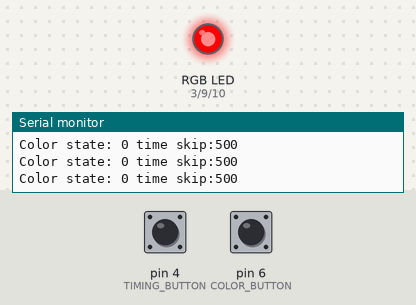
Simulated run of this sketch. Board: Arduino Uno, built with avr-gcc and run on an emulated ATmega328P. On the bench: an RGB LED mixed from three pins (HIGH = lit), the last lines printed to the serial monitor. Dashed ring = blinking. Inputs (shaded band) come from the test bench; at power-on: pin 6 (COLOR_BUTTON) LOW, pin 4 (TIMING_BUTTON) LOW.

Above: at 1.2 s.
1.3 s: pin 6 (COLOR_BUTTON) pulled HIGH for 0.15 s
At 2.0 s:
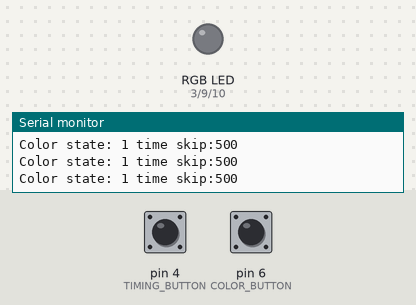
4.4 s: pin 6 (COLOR_BUTTON) pulled HIGH for 1 s
At 5.7 s:
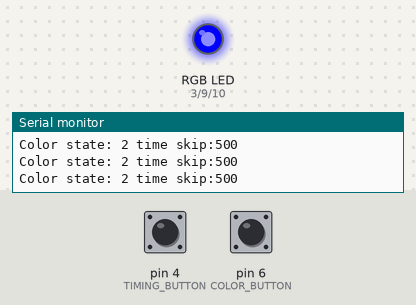
8.4 s: pin 6 (COLOR_BUTTON) pulled HIGH for 0.15 s
At 8.8 s:
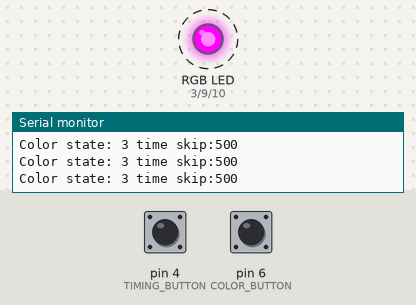
11.5 s: pin 6 (COLOR_BUTTON) pulled HIGH for 3.2 s
At 16.2 s:
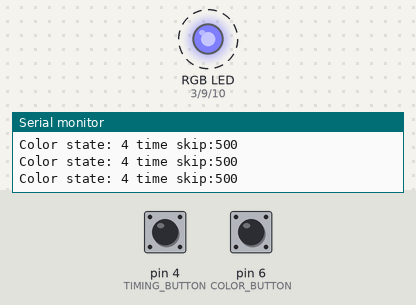
16.3 s: pin 4 (TIMING_BUTTON) pulled HIGH for 0.15 s
19.3 s: pin 6 (COLOR_BUTTON) pulled HIGH for 0.15 s
Timing chart, 0 to 23.4 s (numbered marks = the images above; inputs shaded):
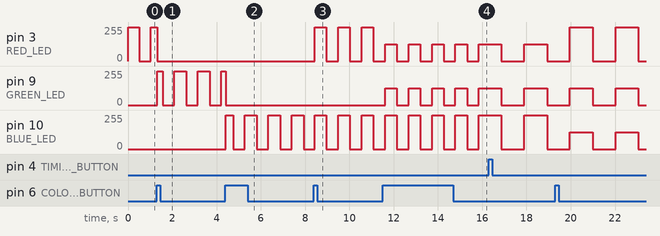

The sketch:

ENGR_6_LAB_2.ino
```cpp
#include <time.h>
const int RED_LED = 3;
const int GREEN_LED = 9;
const int BLUE_LED = 10;
const int COLOR_BUTTON = 6;
const int TIMING_BUTTON = 4;
const int RX = 0;
const int TX = 1;


enum COLORS{
  red,
  green,
  blue,
  purple,
  teal,
  orange,
  white,
  clear
};

void set_LED(int RED, int GREEN, int BLUE){
  analogWrite(RED_LED, RED);
  analogWrite(GREEN_LED, GREEN);
  analogWrite(BLUE_LED, BLUE);
}

bool debounce(int button, bool last_state){
  if(digitalRead(button) != last_state){
    delay(5);
  }
  //Serial.print("last:");
  //Serial.print(last_state);
  //Serial.print(" current: ");
  //Serial.println(digitalRead(button));
  return digitalRead(button);
}

void LED_COLOR (int color){
  //Serial.print("set color:");
  //Serial.println(color);
  switch (color){
    case red:
    	set_LED(255,0,0);
   		break;
    case green:
    	set_LED(0,255,0);
    	break;
    case blue:
    	set_LED(0,0,255);
    	break;
    case purple:
    	set_LED(255,0,255);
    	break;
    case teal:
    	set_LED(127,127,255);
    	break;
    case orange:
    	set_LED(255,127,127);
    	break;
    case white:
    	set_LED(255,255,255);
    case clear:
    	set_LED(0,0,0);
    	break;
  }

}


int color_state = 0;
bool color_last = false;
bool timing_last = false;
bool light_state_on = true;
int current_limit_ms = 500;
unsigned long last_timer = millis();

void setup()
{
  pinMode(RED_LED, OUTPUT);
  pinMode(GREEN_LED, OUTPUT);
  pinMode(BLUE_LED, OUTPUT);

  pinMode(COLOR_BUTTON, INPUT);
  pinMode(TIMING_BUTTON, INPUT);
  Serial.begin(9600);
  LED_COLOR(color_state);
}

void loop()
{
  if(digitalRead(COLOR_BUTTON) && (color_last==false)){
      if(debounce(COLOR_BUTTON,color_last) != color_last)
        if(color_state <7)
    		color_state ++;
        else
        	color_state = 0;

      }

  if(digitalRead(TIMING_BUTTON) && (timing_last==false)){
      if(debounce(TIMING_BUTTON,timing_last) != timing_last)
        if(current_limit_ms < 2500)
    		current_limit_ms += 500;
        else
        	current_limit_ms = 0;

      }


  if(current_limit_ms != 0){
    if((millis()-last_timer) > current_limit_ms){
      light_state_on = !light_state_on;
      last_timer = millis();
    }
  } else {
      light_state_on = true;
  }

  if(light_state_on){
    LED_COLOR(color_state);
  } else {
    LED_COLOR(clear);
  }

  color_last = digitalRead(COLOR_BUTTON);
  timing_last = digitalRead(TIMING_BUTTON);

  // Serial.print("color : ");
  // Serial.print(digitalRead(COLOR_BUTTON));
  // Serial.print(" timing: ");
  // Serial.println(digitalRead(TIMING_BUTTON));

  Serial.print("Color state: ");
  Serial.print(color_state);
  //Serial.print("color last: ");
  //Serial.println(color_last);


  Serial.print(" time skip:");
  Serial.println(current_limit_ms);


  delay(10);
}
```

Measured:
- after the input at 1.3 s, pin 9 (GREEN_LED): 0/255 → 255/255 at once, then repeats every 1.1 s: 0/255 0.53 s, 255/255 0.53 s
- after the input at 4.4 s, pin 10 (BLUE_LED): 0/255 → 255/255 at once, then repeats every 1.1 s: 0/255 0.53 s, 255/255 0.53 s
- after the input at 8.4 s, pin 3 (RED_LED): alternates 255/255 for 0.53 s and 0/255 for 0.53 s, starting at once
- after the input at 11.5 s, pin 9 (GREEN_LED): alternates 127/255 for 0.53 s and 0/255 for 0.53 s, starting after 0.11 s
